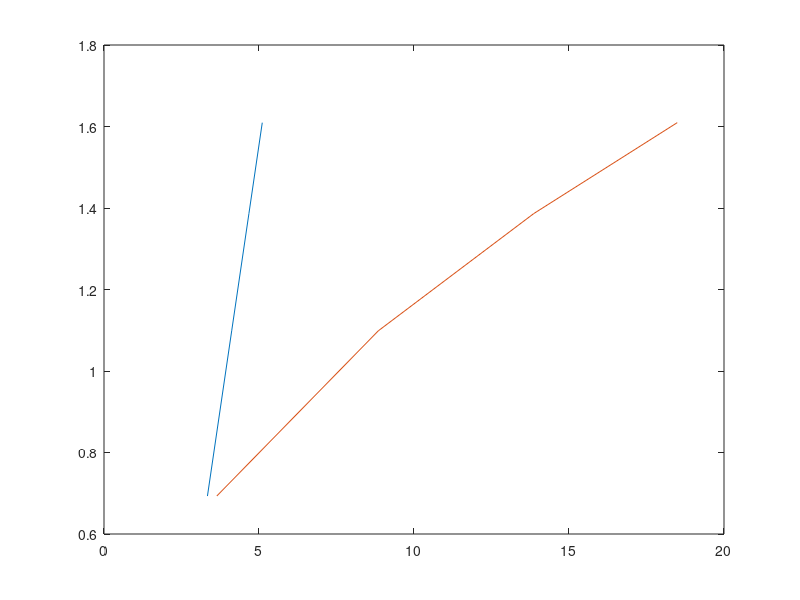

The MATLAB source for this figure:
clc
clear all

x1=[2 3 4 5 ]
y1=[27.8 62.1 110 161]
x=log(x1)
y=log(y1)
n=length(x)

A=[n sum(x) ; sum(x) sum(x.*x)]
B =[sum(y); sum(x.*y)]

X=inv(A)*B

f=X(1)+X(2)*x
plot(f,x)
a=exp(X(1))
b=X(2)
g=a.*(x.^b)
hold on
plot(g,x)